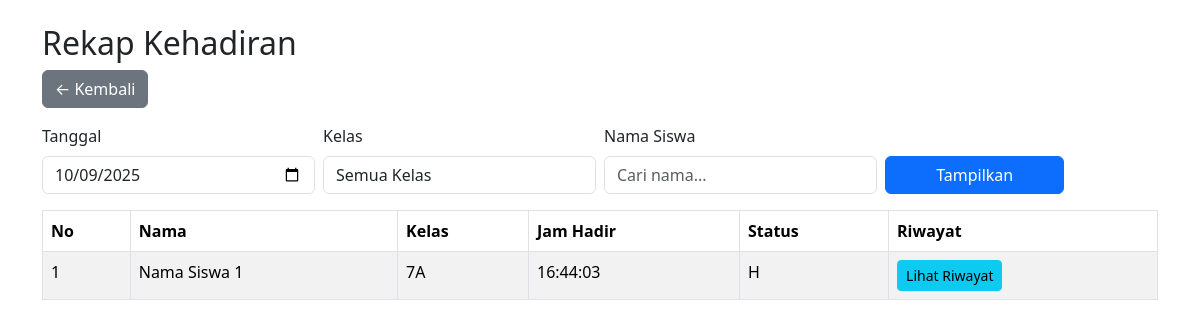
Screenshot of /jam_absensi_2.php?tanggal=2025-10-09 (signed in) with the database file from the repository.
### tables this page shows
CREATE TABLE `absensi` (
  `id` int(11) NOT NULL,
  `siswa_id` int(11) DEFAULT NULL,
  `tanggal` date DEFAULT NULL,
  `jam` time DEFAULT NULL,
  `jam_pulang` time DEFAULT NULL,
  `jam_dzuhur` time DEFAULT NULL,
  `status` enum('H','S','I','A') DEFAULT 'H',
  `keterangan` varchar(100) DEFAULT NULL
);

CREATE TABLE `siswa` (
  `id` int(11) NOT NULL,
  `nis` varchar(20) DEFAULT NULL,
  `nisn` varchar(20) DEFAULT NULL,
  `nama` varchar(100) DEFAULT NULL,
  `kelas` varchar(50) DEFAULT NULL,
  `status` varchar(10) NOT NULL DEFAULT 'aktif',
  `no_wa` varchar(20) DEFAULT NULL,
  `rfid_uid` varchar(50) DEFAULT NULL,
  `foto_siswa` varchar(255) DEFAULT NULL
);

### jam_absensi_2.php (the view, shortened to what this page needs)
<?php
include "config.php";
$tanggal = isset($_GET['tanggal']) ? $_GET['tanggal'] : date("Y-m-d");
$namaFilter = isset($_GET['nama']) ? $_GET['nama'] : "";
$sql = "
    SELECT a.id, s.id AS siswa_id, s.nama, s.kelas, a.jam, a.status
    FROM absensi a
    JOIN siswa s ON a.siswa_id = s.id
    WHERE a.tanggal = '" . mysqli_real_escape_string($conn, $tanggal) . "'
";
$sql .= " ORDER BY s.kelas, s.nama";
$data = mysqli_query($conn, $sql);
?>
<!DOCTYPE html>
<html lang="id">
<head>
<link rel="stylesheet" href="https://cdn.jsdelivr.net/npm/bootstrap@5.3.2/dist/css/bootstrap.min.css">
</head>
<body class="container mt-4">
<h2>Rekap Kehadiran</h2>
<a href="dashboard_guru.php" class="btn btn-secondary mb-3">← Kembali</a>
<form method="GET" class="row g-2 mb-3">
  <div class="col-md-3">
    <label class="form-label">Tanggal</label>
    <input type="date" name="tanggal" value="<?= htmlspecialchars($tanggal) ?>" class="form-control">
  </div>
  <div class="col-md-3">
    <label class="form-label">Kelas</label>
    <select name="kelas" class="form-control">
      <option value="">Semua Kelas</option>
    </select>
  </div>
  <div class="col-md-3">
    <label class="form-label">Nama Siswa</label>
    <input type="text" name="nama" value="<?= htmlspecialchars($namaFilter) ?>" class="form-control" placeholder="Cari nama...">
  </div>
  <div class="col-md-2 align-self-end">
    <button type="submit" class="btn btn-primary w-100">Tampilkan</button>
  </div>
</form>
<table class="table table-bordered table-striped">
  <thead>
    <tr>
      <th>No</th>
      <th>Nama</th>
      <th>Kelas</th>
      <th>Jam Hadir</th>
      <th>Status</th>
      <th>Riwayat</th>
    </tr>
  </thead>
  <tbody>
    <?php if (mysqli_num_rows($data) > 0): ?>
      <?php $no=1; while($row = mysqli_fetch_assoc($data)): ?>
        <tr>
          <td><?= $no++ ?></td>
          <td><?= htmlspecialchars($row['nama']) ?></td>
          <td><?= htmlspecialchars($row['kelas']) ?></td>
          <td><?= htmlspecialchars($row['jam']) ?></td>
          <td><?= htmlspecialchars($row['status']) ?></td>
          <td>
            <a href="riwayat.php?id=<?= $row['siswa_id'] ?>" class="btn btn-sm btn-info">Lihat Riwayat</a>
          </td>
        </tr>
      <?php endwhile; ?>
    <?php else: ?>
      <tr><td colspan="6" class="text-center">Tidak ada data absensi</td></tr>
    <?php endif; ?>
  </tbody>
</table>
</body>
</html>

### rows the page displays
absensi: siswa.nama "Nama Siswa 1", siswa.kelas "7A", jam "16:44:03", status "H"
